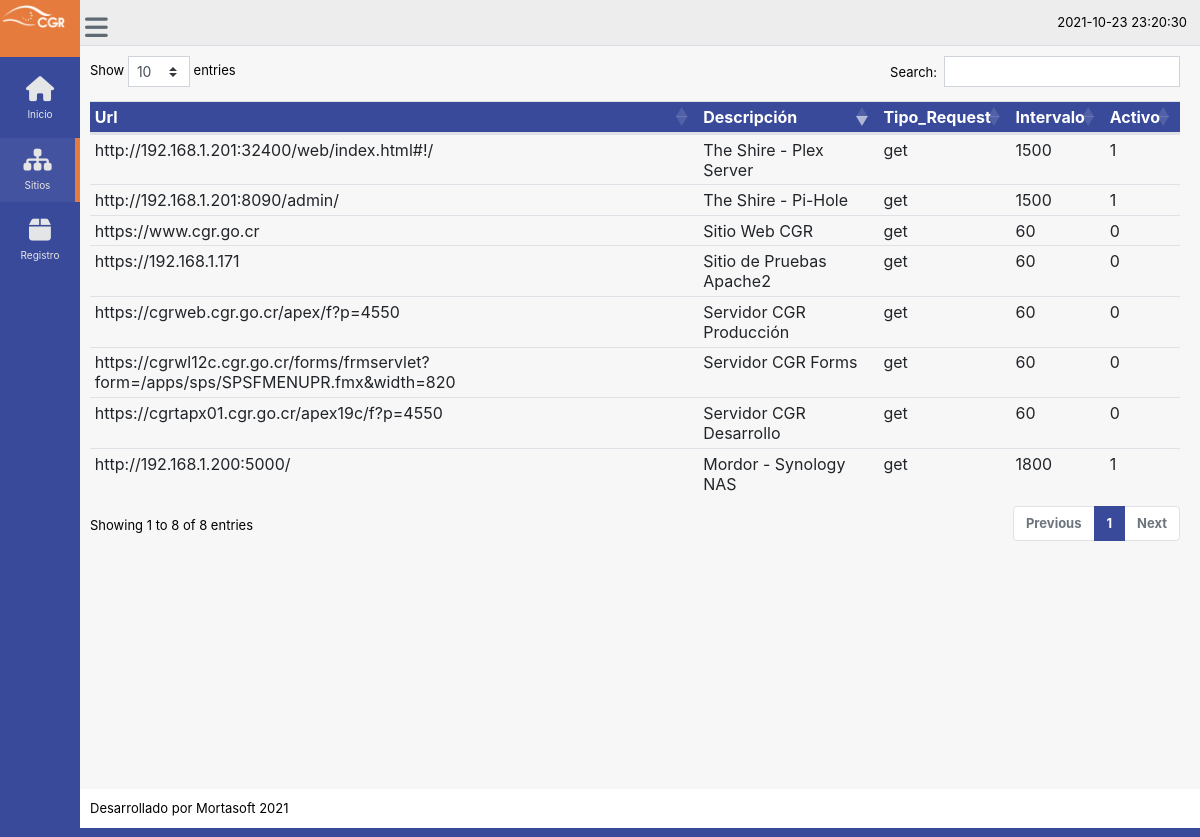
/sitios, run on the app's committed database.
### tables this page shows
CREATE TABLE "sitios" (
	"url"	text NOT NULL,
	"description"	text,
	"request_type"	text,
	"monitoring_interval"	INTEGER,
	"enabled"	INTEGER,
	PRIMARY KEY("url")
);

### app.py (the view)
@app.route('/sitios')
def sitios():
    date = datetime.datetime.now()
    datos = obtener_sitios()
    columnas = ["Url","Descripción", "Tipo_Request", "Intervalo", "Activo"]
    return render_template('sitios.html', date = date, datos = datos, columnas = columnas)

### app.py (called while the page is built)
def obtener_sitios():
    try:
        salida = []
        con = sqlite3.connect("monitoreo_db.db")
        cursor = con.cursor()
        cursor.execute('select * from sitios')
        filas = cursor.fetchall()
        return filas
    except Error as e:
        print(e)

### templates/sitios.html (shortened to what this page needs)
{% extends "plantilla.html" %}
{% block content %}
<table id="table" class="table table-hover table-sm">
    <thead>
        <tr>
            {% for row in columnas %}
            <th class="color-cgr">{{ row }}</th>
            {% endfor %}
        </tr>
    </thead>
    <tbody>
        {% for fila in datos %}
        <tr>
            {% for celda in fila %}
              <td>{{ celda }}</td>
            {% endfor %}
        </tr>
        {% endfor %}
    </tbody>
</table>
{% endblock %}

### templates/plantilla.html (shortened to what this page needs)
<head>
    <link rel="stylesheet" href="https://cdn.jsdelivr.net/npm/bootstrap@4.5.3/dist/css/bootstrap.min.css"
>
    <link href="https://cdn.datatables.net/1.10.24/css/dataTables.bootstrap4.min.css" rel="stylesheet">
    <link href="{{ url_for('static', filename='css/custom.css') }}" rel="stylesheet">
    <link href="https://cdnjs.cloudflare.com/ajax/libs/toastr.js/latest/css/toastr.min.css" rel="stylesheet">
</head>
<body class="nav-sm">
    <div class="container body">
        <div class="main_container">
            <div class="col-md-3 left_col menu_fixed">
                <div class="left_col scroll-view">
                    <div class="navbar nav_title" style="border: 0;">
                        <a href="/" class="site_title">
                            <img src="{{ url_for('static', filename='images/CGR-logo.png') }}" alt="" style="height: 50%;">
                        </a>
                    </div>
                    <div id="sidebar-menu" class="main_menu_side hidden-print main_menu">
                        <div class="menu_section">
                            <ul class="nav side-menu">
                                <li>
                                    <a href="{{ url_for('home') }}">
                                        <i class="fa fa-home"></i> Inicio
                                    </a>
                                </li>
                                <li>
                                    <a href="{{ url_for('sitios') }}">
                                        <i class="fa fa-sitemap"></i> Sitios
                                    </a>
                                </li>
                                <li>
                                    <a href="{{ url_for('registros') }}">
                                        <i class="fa fa-box"></i> Registro
                                    </a>
                                </li>
                            </ul>
                        </div>
                    </div>
                </div>
            </div>
            <div class="top_nav">
                <div class="nav_menu">
                    <div class="nav toggle">
                        <a id="menu_toggle">
                            <i class="fa fa-bars" style="color: #5E6974 !important"></i>
                        </a>
                    </div>
                    <nav class="nav navbar-nav">
                        <ul class=" navbar-right">
                            <li class="nav-item dropdown open" style="padding-left: 15px;">
                                {{ date }}
                            </li>
                        </ul>
                    </nav>
                </div>
            </div>
            <div id="derecha" class="right_col" role="main">
                {% block content %}
                {% endblock %}
            </div>
            <footer>
                <div class="pull-right">
                    Desarrollado por Mortasoft 2021
                </div>
            </footer>
        </div>
    </div>
</body>
</html>

### data on the page
sitios: url "https://192.168.1.171", description "Sitio de Pruebas Apache2", request_type "get", fila "60" "0"
sitios: url "https://www.cgr.go.cr", description "Sitio Web CGR", request_type "get", fila "60" "0"
sitios: url "https://cgrtapx01.cgr.go.cr/apex19c/f?p=4550", description "Servidor CGR Desarrollo", request_type "get", fila "60" "0"
sitios: url "https://cgrweb.cgr.go.cr/apex/f?p=4550", description "Servidor CGR Producción", request_type "get", fila "60" "0"
sitios: url "https://cgrwl12c.cgr.go.cr/forms/frmservlet?form=/apps/sps/SPSFMENUPR.fmx&width=820", description "Servidor CGR Forms", request_type "get", fila "60" "0"
sitios: url "http://192.168.1.201:32400/web/index.html#!/", description "The Shire - Plex Server", request_type "get", monitoring_interval "1500", fila "1"
sitios: url "http://192.168.1.201:8090/admin/", description "The Shire - Pi-Hole", request_type "get", monitoring_interval "1500", fila "1"
sitios: url "http://192.168.1.200:5000/", description "Mordor - Synology NAS", request_type "get", monitoring_interval "1800", fila "1"

### other printed values
{{ date }} "2021-10-23 23:20:30"
{{ row }} "Url" "Descripción" "Tipo_Request" "Intervalo" "Activo"
